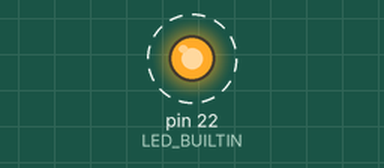
This sketch was run on a simulated Arduino Mega 2560, built with avr-gcc and run on an emulated ATmega2560. On the bench: output pins drawn as LEDs (lit = HIGH). Dashed ring = blinking.

Above: at 0.2 s.
Timing chart, 0 to 3.5 s (numbered marks = the images above):
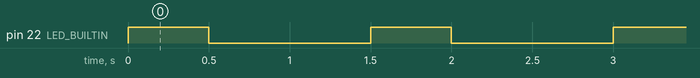

Measured:
- by itself, pin 22 (LED_BUILTIN): alternates HIGH for 0.50 s and LOW for 1.0 s

The sketch:

blink.ino
```cpp
/*
 * Blink
 * Turns on an LED on for one second,
 * then off for one second, repeatedly.
 */

#include <Arduino.h>

// Set LED_BUILTIN if it is not defined by Arduino framework
#define LED_BUILTIN 22

void setup()
{
  // initialize LED digital pin as an output.
  pinMode(LED_BUILTIN, OUTPUT);
}

void loop()
{
  // turn the LED on (HIGH is the voltage level)
  digitalWrite(LED_BUILTIN, HIGH);
  // wait for a second
  delay(500);
  // turn the LED off by making the voltage LOW
  digitalWrite(LED_BUILTIN, LOW);
   // wait for a second
  delay(1000);
}
```
